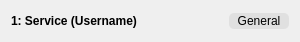
<?xml version="1.0" encoding="UTF-8"?>
<ui version="4.0">
 <class>VaultListItemWidget</class>
 <widget class="QWidget" name="VaultListItemWidget">
  <property name="geometry">
   <rect>
    <x>0</x>
    <y>0</y>
    <width>300</width>
    <height>40</height>
   </rect>
  </property>
  <layout class="QHBoxLayout" name="horizontalLayout">
   <property name="spacing">
    <number>4</number>
   </property>
   <property name="leftMargin">
    <number>11</number>
   </property>
   <property name="rightMargin">
    <number>11</number>
   </property>
   <item>
    <layout class="QVBoxLayout" name="textLayout">
     <item>
      <widget class="QLabel" name="labelText">
       <property name="sizePolicy">
        <sizepolicy hsizetype="Expanding" vsizetype="Preferred">
         <horstretch>0</horstretch>
         <verstretch>0</verstretch>
        </sizepolicy>
       </property>
       <property name="styleSheet">
        <string notr="true">font-weight: bold; background: None;</string>
       </property>
       <property name="text">
        <string>1: Service (Username)</string>
       </property>
       <property name="alignment">
        <set>Qt::AlignmentFlag::AlignLeading|Qt::AlignmentFlag::AlignLeft|Qt::AlignmentFlag::AlignVCenter</set>
       </property>
      </widget>
     </item>
    </layout>
   </item>
   <item>
    <spacer name="horizontalSpacer">
     <property name="orientation">
      <enum>Qt::Orientation::Horizontal</enum>
     </property>
     <property name="sizeHint" stdset="0">
      <size>
       <width>40</width>
       <height>20</height>
      </size>
     </property>
    </spacer>
   </item>
   <item>
    <widget class="QLabel" name="badgeLabel">
     <property name="minimumSize">
      <size>
       <width>60</width>
       <height>16</height>
      </size>
     </property>
     <property name="maximumSize">
      <size>
       <width>60</width>
       <height>16</height>
      </size>
     </property>
     <property name="styleSheet">
      <string notr="true">font: 700 8pt &quot;Segoe UI&quot;; border-radius: 5px; background: rgba(211, 211, 211, 140);</string>
     </property>
     <property name="text">
      <string>General</string>
     </property>
     <property name="alignment">
      <set>Qt::AlignmentFlag::AlignCenter</set>
     </property>
    </widget>
   </item>
  </layout>
 </widget>
 <resources/>
 <connections/>
</ui>
